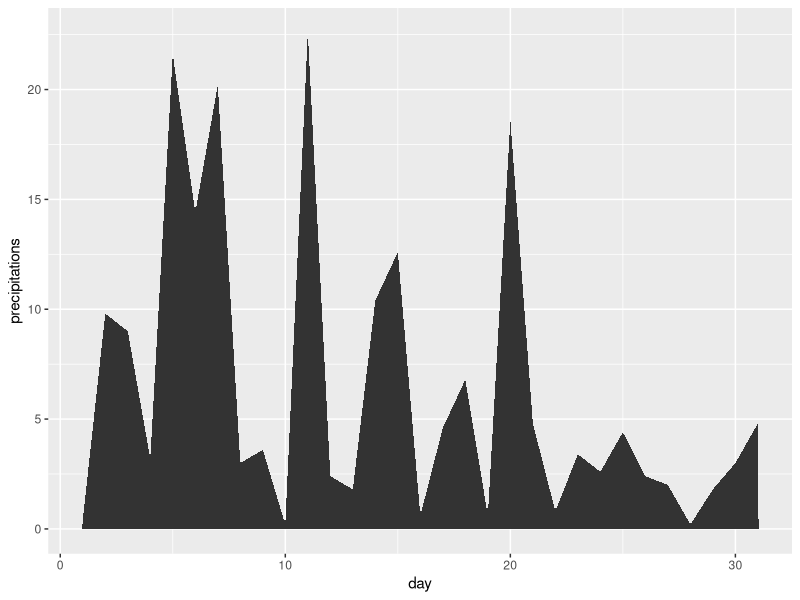
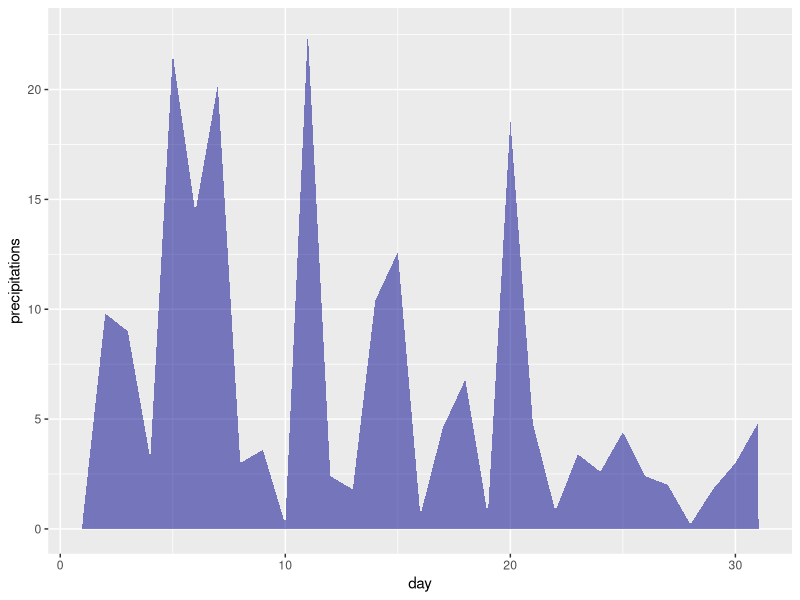
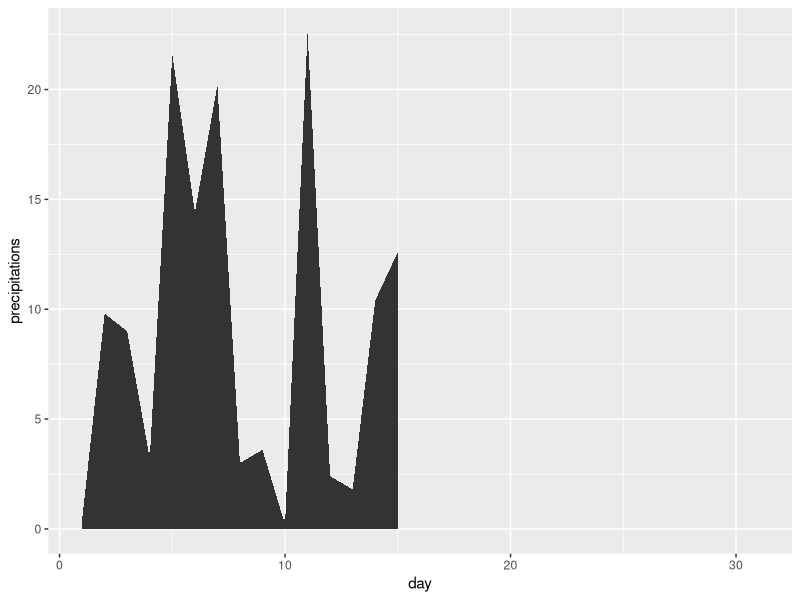
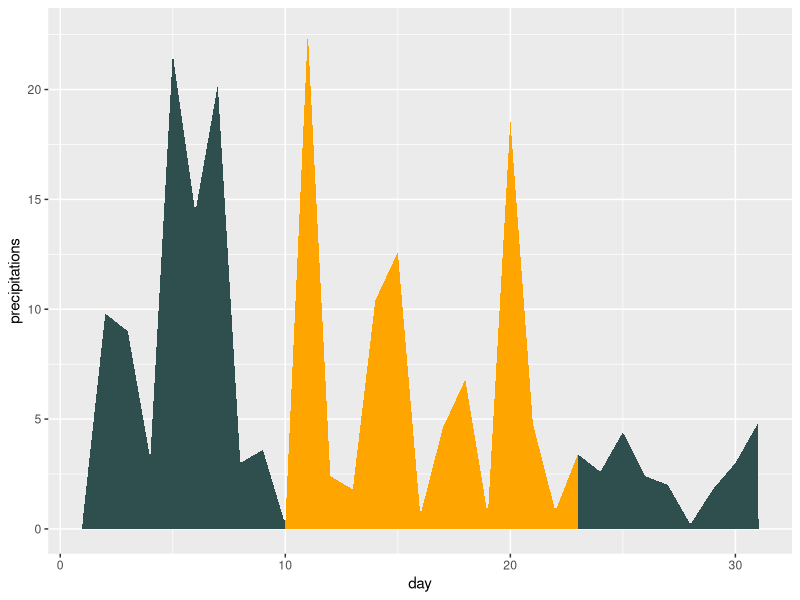

R code for these plots, in order:
## ---- chunk 1
knitr::opts_chunk$set(echo = TRUE, fig.align='center')

# title: Creating an area plot
# author: jonathan
# revised: 21/2/2020 

WEB <- c("https://bioceed.uib.no/dropfolder/bioSTATS/Rmd/Basic/Visualizing/Simple/area-plot.html")
GIT <- c("https://github.com/jonathansoule/biostats/blob/master/Basic/Visualizing/Simple/area-plot.Rmd")
library(ggplot2)
library(gridExtra)
## ---- chunk 2
# variable 1
day <- 1:31
# variable 2
precipitations <- c(.4, 9.8, 9.0, 3.2, 21.6, 14.4, 20.2, 3.0, 3.6, 0.2, 22.6, 2.4, 1.8, 10.4, 12.6, .6, 4.6, 6.8, .6, 18.6, 4.8, .8, 3.4, 2.6, 4.4, 2.4, 2.0, .2, 1.8, 3.0, 4.8)
# dataframe
df <- data.frame(day, precipitations)
## ---- chunk 3
ggplot(df, aes(day, precipitations)) +
  geom_area()
## ---- chunk 4
ggplot(df, aes(day, precipitations)) +
  geom_area(fill="darkblue", alpha=.5) 
## ---- chunk 5
ggplot(df, aes(day, precipitations)) +                       
  geom_area(aes(x = ifelse(day<=15, day, NA))) +
  xlim(1,31)
## ---- chunk 6
ggplot(df, aes(day, precipitations)) +
  geom_area(fill="darkslategrey") +
  geom_area(aes(x = ifelse(day>=10 & day<=23, day, NA)), fill="orange")
